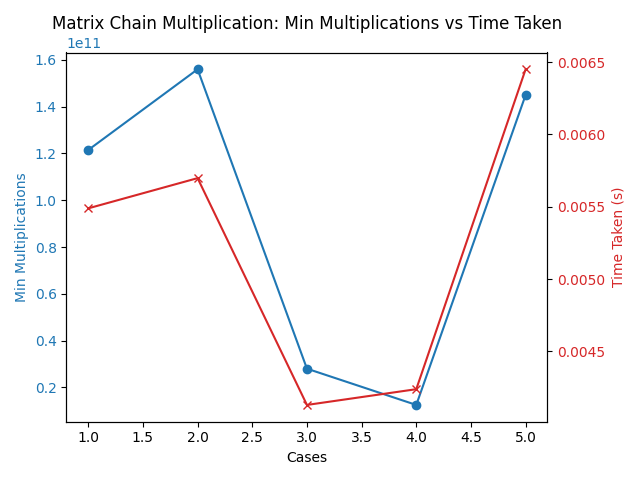

This figure's Python source:
import matplotlib.pyplot as plt

# Example output values for minimum number of multiplications and time taken (in seconds)
cases = [1, 2, 3, 4, 5]
min_multiplications = [121500000000, 156000000000, 28000000000, 12500000000, 145000000000]
time_taken = [0.005489, 0.005698, 0.004129, 0.004238, 0.006451]

# Create a figure with two subplots
fig, ax1 = plt.subplots()

# Plotting the minimum number of multiplications on the primary y-axis
color = 'tab:blue'
ax1.set_xlabel('Cases')
ax1.set_ylabel('Min Multiplications', color=color)
ax1.plot(cases, min_multiplications, color=color, marker='o', label='Min Multiplications')
ax1.tick_params(axis='y', labelcolor=color)

# Creating a secondary y-axis to plot time taken
ax2 = ax1.twinx()  
color = 'tab:red'
ax2.set_ylabel('Time Taken (s)', color=color)
ax2.plot(cases, time_taken, color=color, marker='x', label='Time Taken (s)')
ax2.tick_params(axis='y', labelcolor=color)

# Title and layout adjustments
plt.title('Matrix Chain Multiplication: Min Multiplications vs Time Taken')
fig.tight_layout()

# Show the plot
plt.show()
